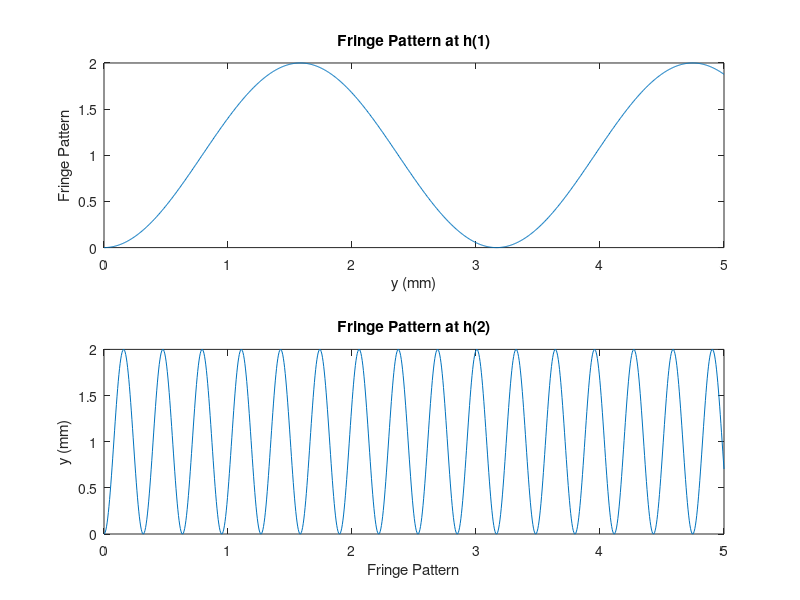

The MATLAB source for this figure:
%% EE 450: Lab 3
%-----------------------------------------
clear all;
close all;
clc

h = [0.1;1]*1e-3; % object height
y = linspace(0,5,1000)*1e-3; % distance
lambda = 633e-9; % (mm) wavelength
D = 500e-3;
FP = (1-cos(2*pi*h*y/(lambda*D)));

figure('Color', [1 1 1]);
subplot(2,1,1)
plot(y*1e3,FP(1,:));
xlabel('y (mm)');
ylabel('Fringe Pattern');
title('Fringe Pattern at h(1)');

subplot(2,1,2)
plot(y*1e3,FP(2,:));
ylabel('y (mm)');
xlabel('Fringe Pattern');
title('Fringe Pattern at h(2)');

